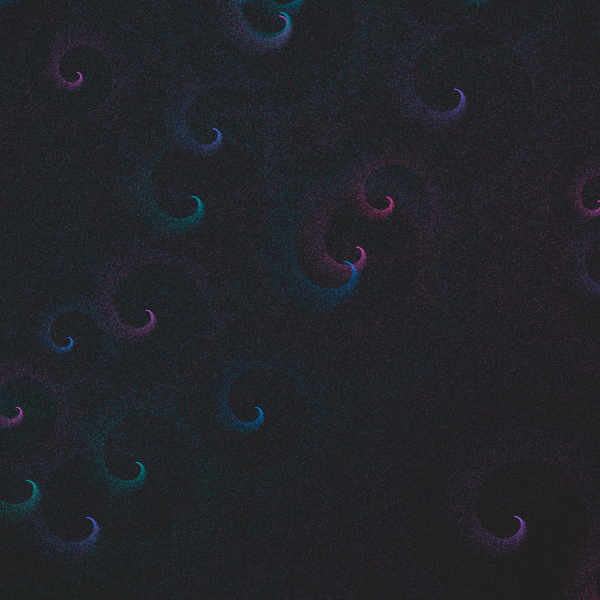
Frame 1 (no input)
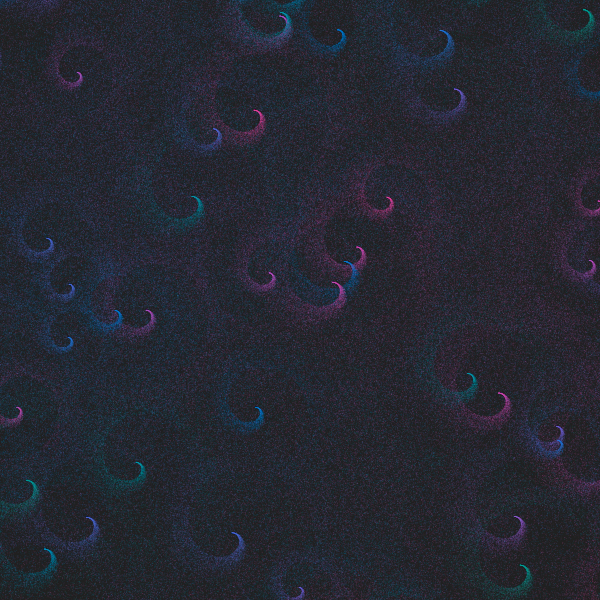
Frame 2 (the mouse pressed at the canvas centre, redrawn once)

The p5.js sketch that drew these frames (run headless with seeded random() and noise() and a simulated clock; the mouse was pressed at the canvas centre and the sketch redrawn once):

// p5.js sketch
// ── sketch.js
// カラーパレット
// let colors = ['#06AED5', '#086788', '#F0C808','#E77211', '#DD1C1A'];
let colors =['#ee59ae', '#d95fbe', '#c065cb', '#a26cd5', '#7f72da', '#617cdf', '#3e85df', '#008cdc', '#0098d6', '#00a1c8', '#00a7b6', '#22aca3'];


let num_circles = 30;

function setup() {
    // キャンバスサイズの設定
    let canvas = createCanvas(600, 600);

    // 背景色を指定
    background('#202020');
    // background('#f2f2f2');
    noLoop();
}

function draw() {
    for (i = 0; i < num_circles; i++) {
        mirage(
            random(-0.1, 1.1) * width,
            random(-0.1, 1.1) * height,
            random(10, 30)
        );
    }
}

function mirage(x, y, d) {
    let r = d * 0.5;
    let c = int(d * 1200);
    let col = color(random(colors));
    for (let i = 0; i < c; i++) {
        let ang = random(TWO_PI) * 4;
        let rad = sqrt(random(1)) * random(0.5) * 2 + 1;
        let len = ang * 1;
        col.setAlpha(random(50));
        stroke(col);
        point( x + cos(ang) * r * rad * len, y + sin(ang) * r * rad * len);
    }
}
